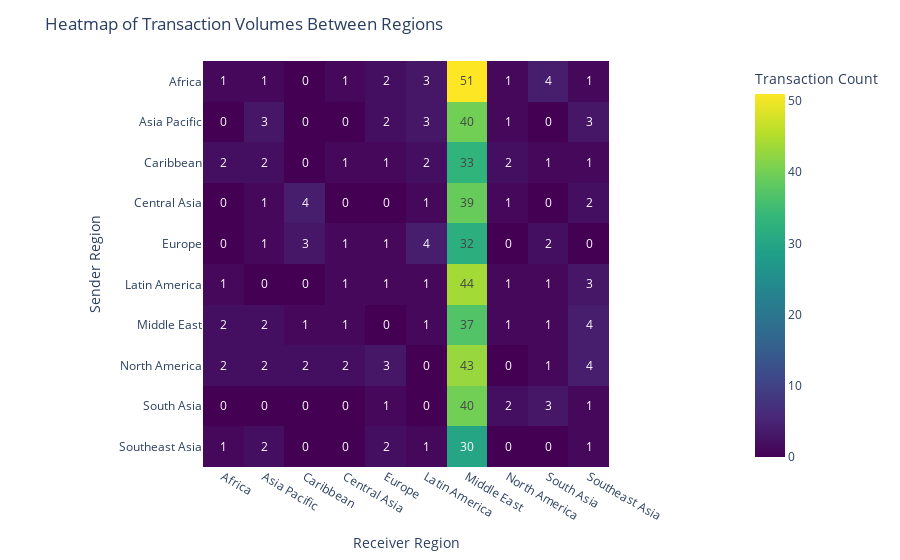

Here is the notebook cell this chart was saved with:
### Code cell
import plotly.express as px
import pandas as pd

# Create pivot table: counts of transactions by send and receiver regions
region_matrix = df.pivot_table(index='send region', 
                               columns='receiver region', 
                               values='Count',  # Use transaction count
                               aggfunc='count', 
                               fill_value=0)

# Create an interactive heatmap
fig = px.imshow(
    region_matrix,
    labels=dict(x="Receiver Region", y="Sender Region", color="Transaction Count"),
    x=region_matrix.columns,
    y=region_matrix.index,
    color_continuous_scale='Viridis',
    text_auto=True
)

fig.update_layout(
    title="Heatmap of Transaction Volumes Between Regions",
    xaxis_title="Receiver Region",
    yaxis_title="Sender Region",
    autosize=True
)

fig.show()

### Figure 1 — Plotly figure (JSON) as saved in the notebook; plotly's stock layout.template omitted (floating-point values rounded to 4 significant figures)
{"data": [{"coloraxis": "coloraxis", "hovertemplate": "Receiver Region: %{x}<br>Sender Region: %{y}<br>Transaction Count: %{z}<extra></extra>", "name": "0", "texttemplate": "%{z}", "type": "heatmap", "x": ["Africa", "Asia Pacific", "Caribbean", "Central Asia", "Europe", "Latin America", "Middle East", "North America", "South Asia", "Southeast Asia"], "xaxis": "x", "y": ["Africa", "Asia Pacific", "Caribbean", "Central Asia", "Europe", "Latin America", "Middle East", "North America", "South Asia", "Southeast Asia"], "yaxis": "y", "z": [[1, 1, 0, 1, 2, 3, 51, 1, 4, 1], [0, 3, 0, 0, 2, 3, 40, 1, 0, 3], [2, 2, 0, 1, 1, 2, 33, 2, 1, 1], [0, 1, 4, 0, 0, 1, 39, 1, 0, 2], [0, 1, 3, 1, 1, 4, 32, 0, 2, 0], [1, 0, 0, 1, 1, 1, 44, 1, 1, 3], [2, 2, 1, 1, 0, 1, 37, 1, 1, 4], [2, 2, 2, 2, 3, 0, 43, 0, 1, 4], [0, 0, 0, 0, 1, 0, 40, 2, 3, 1], [1, 2, 0, 0, 2, 1, 30, 0, 0, 1]]}], "layout": {"autosize": true, "coloraxis": {"colorbar": {"title": {"text": "Transaction Count"}}, "colorscale": [[0, "#440154"], [0.1111, "#482878"], [0.2222, "#3e4989"], [0.3333, "#31688e"], [0.4444, "#26828e"], [0.5556, "#1f9e89"], [0.6667, "#35b779"], [0.7778, "#6ece58"], [0.8889, "#b5de2b"], [1, "#fde725"]]}, "margin": {"t": 60}, "title": {"text": "Heatmap of Transaction Volumes Between Regions"}, "xaxis": {"anchor": "y", "constrain": "domain", "domain": [0, 1], "scaleanchor": "y", "title": {"text": "Receiver Region"}}, "yaxis": {"anchor": "x", "autorange": "reversed", "constrain": "domain", "domain": [0, 1], "title": {"text": "Sender Region"}}}}
